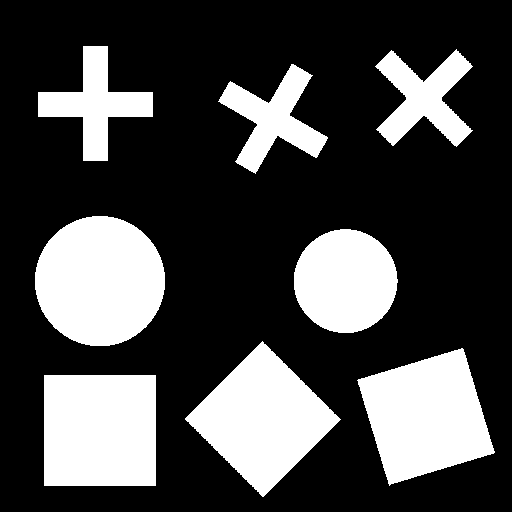
%> input picture Lab12/shapes.png, 512 x 512 px
$ octave zadanie3.m   (GNU Octave 9; MATLAB toolbox functions it lacks are replaced by stand-ins)
%> lines starting %> are read from the running program, lines starting %| are printed output that depends on the picture; in (x1, y1, x2, y2) boxes, pixels count from 0 and x2, y2 are one past the last pixel; in counts of white or black regions, pixels touching at a corner belong together; the program's own positions count from 1
### Lab12/obliczWspolczynniki.m
%% Tomasz Kryjak
% Laboratorium Biocybernetyki
% Obliczanie wspolczynnikow ksztaltu - dla obrazu poindeksowanego

% Wejscie
% - obraz - poindeksowany obraz
% Wyjscie
% - wspolczyniki - dla kazdego obiektu  seria wspolczynnikow - kolejne
% kolumny : - Compacntess, Rmin/Rmax/ Blair-Bliss, Haralick, M7


function [ wspolczynniki ] = obliczWspolczynniki( obraz )

    %% Ile obiektow na obrazie ...
    % Zalozenie o dobrej indeksacji
    ileObiektow = max(obraz(:));

    % Wyznacznie parametrow z obiektu
    res = regionprops(obraz,'Area','BoundingBox','Image');

    % Macierz na wspolczynniki
    wspolczynniki = zeros(ileObiektow,5);

    % Kontenery na wspolczynniki
    Compactness = zeros(ileObiektow,1);
    rMinrMax = zeros(ileObiektow,1);
    BlairBliss = zeros(ileObiektow,1);
    Haralick = zeros(ileObiektow,1);
    M7 = zeros(ileObiektow,1);


    for i=1:ileObiektow
        %% Wyznaczanie wspolczynnika compactness
        S = res(i).Area;
        bb = res(i).BoundingBox;

        Compactness(i) = S / ((bb(3)*bb(4)));

        %% Wyznaczanie wspolczynnika rmin / rmax


        obiekt = res(i).Image;
        srodekCiezkosci = regionprops(obiekt,'Centroid');
        srodekCiezkosci=srodekCiezkosci.Centroid;

        kontur = bwperim(obiekt,8);

        ilePikseliNaKonturze = sum(kontur(:));

        odlOdSrodkaCiezkosci = zeros(ilePikseliNaKonturze,1);

        % Licznik po pikseleach konturu (odresowanie tablicy odleglosci)
        liczKontur=1;

        %% Do BB
        sumaOdlegosciOdSrCiezkosci = 0;
        mianownikaHaralicka = 0;
        [X Y] = size(kontur);

        %% Do M7
        m00 = S;
        M02 = 0;
        M20 = 0;
        M11 = 0;

        %% Iteracja po obrazku
        for xx=1:X
            for yy=1:Y

                %% Dotyczy Rmin/Rmax
                if (kontur(xx,yy) == 1 )
                   odlOdSrodkaCiezkosci(liczKontur) =  sqrt( (xx-srodekCiezkosci(1)) ^2 + (yy-srodekCiezkosci(2)) ^2 );
                   % Haralick
                   mianownikaHaralicka = mianownikaHaralicka + odlOdSrodkaCiezkosci(liczKontur)^2;
                   liczKontur = liczKontur +1;
                end


                %% Dotyczy Blaira-Bilissa
                if (obiekt(xx,yy) == 1 )
                    sumaOdlegosciOdSrCiezkosci = sumaOdlegosciOdSrCiezkosci + sqrt( (xx-srodekCiezkosci(1)) ^2 + (yy-srodekCiezkosci(2)) ^2 );

                end

                %% Dotyczy M7

                % M02 M20 i M11
                if (obiekt(xx,yy) == 1 )
                   M02 = M02 + (yy - srodekCiezkosci(2))^2;
                   M20 = M20 + (xx - srodekCiezkosci(1))^2;
                   M11 = M11 + (xx - srodekCiezkosci(1))*(yy - srodekCiezkosci(2));

                end


            end
        end

        Rmin = min(odlOdSrodkaCiezkosci);
        Rmax = max(odlOdSrodkaCiezkosci);

        rMinrMax(i) = sqrt(Rmin/Rmax);

        %% Blair - Bliss

        BlairBliss(i) = S / sqrt(2*pi*sumaOdlegosciOdSrCiezkosci);

        %% Haralick

        % Licznik
        licznikH = sum(odlOdSrodkaCiezkosci)^2;
        % Mianownik
        mianownikH = ilePikseliNaKonturze * mianownikaHaralicka -1;

        Haralick(i) = sqrt(licznikH/mianownikH);

        %% M7
        % Normalizacja
        N02 = M02 / m00^2;
        N20 = M20 / m00^2;
        N11 = M11 / m00^2;

        M7(i) = N20*N02 - N11^2;

        % Przypisanie wspolczynnikow...
        wspolczynniki(i,1) = Compactness(i);
        wspolczynniki(i,2) = rMinrMax(i);
        wspolczynniki(i,3) = BlairBliss(i);
        wspolczynniki(i,4) = Haralick(i);
        wspolczynniki(i,5) = M7(i);

    end


end

### Lab12/zadanie3.m
%Mikołaj Ogarek

%przygotowanie
clear;
clc;
close all;

%wczytanie
image = imread('shapes.png');
%> image: size 512x512 logical; 28% white; 8 white regions

%% shapes.png

labeled = bwlabel(image, 4);
%> labeled: size 512x512 double; 9 distinct labels, from 0 to 8

coefs = obliczWspolczynniki(labeled);
%> in obliczWspolczynniki, `ileObiektow = max(obraz(:));`: ileObiektow = 8
%> in obliczWspolczynniki, `res = regionprops(obraz,'Area','BoundingBox','Image');`: res = 8 regions; box (x1, y1, x2, y2) and Area: (35, 216, 165, 346) 13293, (44, 375, 156, 486) 12432, (185, 341, 341, 497) 12212, (357, 348, 495, 486) 12194, (294, 229, 398, 333) 8447, (38, 46, 153, 161) 5125, (218, 64, 328, 174) 4857, (375, 49, 473, 147) 4840
%> the loop in obliczWspolczynniki, `for i=1:ileObiektow` made 8 passes
%> (S, bb, srodekCiezkosci, ilePikseliNaKonturze, X, Y, m00, Rmin) on passes 2 to 8: (5125, [38.5 46.5 115 115], [58 58.44], 456, 115, 115, 5125, 15.96), (12432, [44.5 375.5 112 111], [56.5 56], 442, 111, 112, 12432, 54.5), (12212, [185.5 341.5 156 156], [78.29 78.71], 618, 156, 156, 12212, 52.75), (4857, [218.5 64.5 110 110], [56.07 55.61], 609, 110, 110, 4857, 16.09), (8447, [294.5 229.5 104 104], [52.1 52.66], 412, 104, 104, 8447, 49.66), (12194, [357.5 348.5 138 138], [69.53 68.98], 546, 138, 138, 12194, 53.58), (4840, [375.5 49.5 98 98], [49.84 49.66], 627, 98, 98, 4840, 15.84)
%> (S, bb, srodekCiezkosci, ilePikseliNaKonturze, X, Y, m00, Rmin) on pass 1: (13293, [35.5 216.5 130 130], [65.48 65.62], 516, 130, 130, 13293, 63.4)
%> after the loop in obliczWspolczynniki, `for i=1:ileObiektow`: BlairBliss = [6.98; 5; 6.81; 6.78; 4.9; 6.24; 6.78; 4.89]; Compactness = [0.787; 0.388; 1; 0.502; 0.401; 0.781; 0.64; 0.504]; Haralick = [1; 0.949; 0.994; 0.994; 0.948; 1; 0.994; 0.948]; M7 = [0.00633; 0.0157; 0.00695; 0.00695; 0.0165; 0.00634; 0.00695; 0.0166]; odlOdSrodkaCiezkosci = 627 values, max 58.58 at index 1, min 15.84 at index 257, mean 40.32; rMinrMax = [0.986; 0.521; 0.831; 0.824; 0.522; 0.972; 0.829; 0.52]; wspolczynniki = [0.787 0.986 6.98 1 0.00633; 0.388 0.521 5 0.949 0.0157; 1 0.831 6.81 0.994 0.00695; 0.502 0.824 6.78 0.994 0.00695; 0.401 0.522 4.9 0.948 0.0165; 0.781 0.972 6.24 1 0.00634; 0.64 0.829 6.78 0.994 0.00695; 0.504 0.52 4.89 0.948 0.0166]
%> coefs has the same summary as wspolczynniki in obliczWspolczynniki

figure;
imshow(labeled);
title('labeled');

%ponumeruj
r = regionprops(labeled, 'Centroid');
%> r = 8 regions; Centroid: [100.5 281.6], [96 104.4], [100.5 431], [263.3 419.7], [274.1 119.6], [346.1 281.7], [426.5 417], [424.8 98.7]
for i=1:length(r)
    text(r(i).Centroid(1), r(i).Centroid(2), ['\color{magenta}', num2str(i)]);
end
%> this loop made 8 passes
%> figure, not shown here; its title reads 'labeled'

[height, width] = size(labeled);
%> height = 512; width = 512

%eliminacja niepożądanych obiektów
for y=1:height
    for x=1:width
        pixel = labeled(y,x); % obliczanie srodka ciezkosci
        if (pixel ~= 0 && ~(coefs(pixel, 2) > 0.38 && coefs(pixel, 2) < 0.53))
            labeled(y,x) = 0;
        end
    end
end
%> labeled: size 512x512 double; 4 distinct labels, from 0 to 8

figure;
imshow(labeled);

%% czyszczenie

image = imread('shapesReal.png');
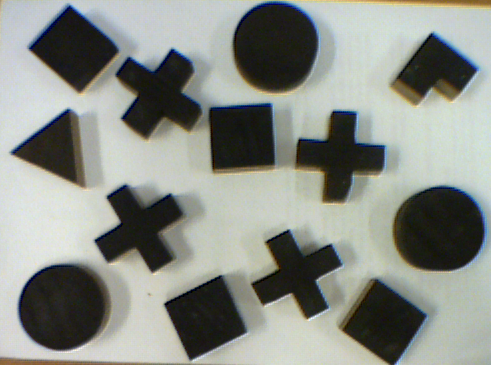
%> input picture Lab12/shapesReal.png, 491 x 365 px
%> image is the input picture: size 365x491x3 uint8; mean R, G, B 137.6, 141.5, 134.6

figure;
imshow(image);

% binaryzacja
image = im2bw(image, 0.21);
%> image: size 365x491 logical; 70.9% white; 18 black regions (5 under 20 px), largest, box (x1, y1, x2, y2) and area: (397, 187, 484, 270) 5782, (19, 265, 105, 349) 5643, (234, 3, 317, 90) 5619

% czyszczenie krawedzi
image = imerode(image, strel('rectangle', [2, 2]));
%> image: size 365x491 logical; 69.5% white; 13 black regions, largest, box (x1, y1, x2, y2) and area: (394, 186, 484, 270) 6012, (18, 264, 105, 349) 5816, (233, 2, 317, 90) 5793
image = not(image);
image = imclearborder(image);
%> image: size 365x491 logical; 28.3% white; 12 white regions

figure;
imshow(image);

%% shapesReal.png
labeled = bwlabel(image, 4);
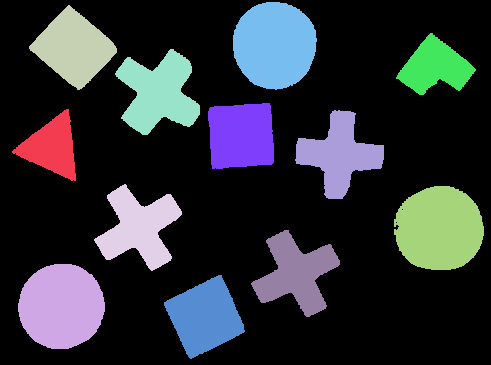
%> labeled: size 365x491 double; 13 distinct labels, from 0 to 12; one colour per label, 0 black

coefs = obliczWspolczynniki(labeled);
%> in obliczWspolczynniki (call 2), `ileObiektow = max(obraz(:));`: ileObiektow = 12
%> in obliczWspolczynniki (call 2), `res = regionprops(obraz,'Area','BoundingBox','Image');`: res = 12 regions; largest, box (x1, y1, x2, y2) and Area: (394, 186, 484, 270) 6012, (18, 264, 105, 349) 5816, (233, 2, 317, 90) 5793, (115, 49, 200, 135) 4341, (29, 5, 117, 90) 4048
%> the loop in obliczWspolczynniki (call 2), `for i=1:ileObiektow` made 12 passes
%> (S, bb, srodekCiezkosci, ilePikseliNaKonturze, X, Y, m00, Rmin) on passes 1 to 10: (2384, [12.5 109.5 64 72], [40.33 38.73], 274, 72, 64, 2384, 18.37), (5816, [18.5 264.5 87 85], [43.95 42.9], 340, 85, 87, 5816, 40.24), (4048, [29.5 5.5 88 85], [45.45 43.57], 342, 85, 88, 4048, 26.25), (3955, [94.5 184.5 88 87], [45.54 44.2], 450, 87, 88, 3955, 18.07), (4341, [115.5 49.5 85 86], [44.1 44.54], 440, 86, 85, 4341, 21.46), (4041, [164.5 275.5 81 84], [41.46 42.39], 326, 84, 81, 4041, 29.66), (3889, [208.5 103.5 66 66], [33.72 33.34], 264, 66, 66, 3889, 29.82), (5793, [233.5 2.5 84 88], [42.13 43.66], 342, 88, 84, 5793, 39.14), (3860, [251.5 230.5 89 87], [45.74 44.13], 436, 87, 89, 3860, 17.12), (3856, [295.5 110.5 89 89], [44.83 45.07], 370, 89, 89, 3856, 19.05)
%> pass 1, in obliczWspolczynniki (call 2), `obiekt = res(i).Image;`:
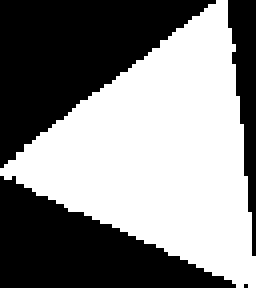
%> obiekt: size 72x64 logical (shown 4 times larger); 51.7% white; 4 black regions (1 under 20 px), largest, box (x1, y1, x2, y2) and area: (0, 0, 54, 42) 1129, (0, 44, 59, 72) 857, (57, 0, 64, 64) 237
%> pass 1, in obliczWspolczynniki (call 2), `kontur = bwperim(obiekt,8);`:
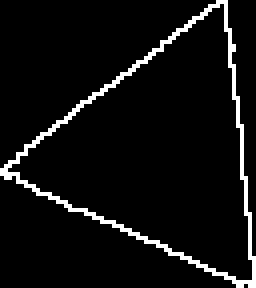
%> kontur: size 72x64 logical (shown 4 times larger); 5.9% white in thin lines or dots
%> after the loop in obliczWspolczynniki (call 2), `for i=1:ileObiektow`: BlairBliss = [4.39; 5.68; 5.13; 4.89; 5.08; 5.14; 5.09; 5.67; 4.85; 4.89; 5.71; 4.42]; Compactness = [0.517; 0.786; 0.541; 0.517; 0.594; 0.594; 0.893; 0.784; 0.499; 0.487; 0.795; 0.54]; Haralick = [0.976; 1; 0.993; 0.97; 0.977; 0.994; 0.994; 0.999; 0.969; 0.972; 0.998; 0.964]; M7 = [0.00928; 0.00636; 0.007; 0.0106; 0.00923; 0.00693; 0.00694; 0.00641; 0.0107; 0.01; 0.00651; 0.00977]; odlOdSrodkaCiezkosci = 304 values, max 45.58 at index 146, min 10.42 at index 187, mean 29.32; rMinrMax = [0.651; 0.942; 0.767; 0.616; 0.672; 0.81; 0.828; 0.92; 0.601; 0.647; 0.886; 0.478]; wspolczynniki = 12 rows, first 8: [0.517 0.651 4.39 0.976 0.00928; 0.786 0.942 5.68 1 0.00636; 0.541 0.767 5.13 0.993 0.007; 0.517 0.616 4.89 0.97 0.0106; 0.594 0.672 5.08 0.977 0.00923; 0.594 0.81 5.14 0.994 0.00693; 0.893 0.828 5.09 0.994 0.00694; 0.784 0.92 5.67 0.999 0.00641]
%> coefs has the same summary as wspolczynniki in obliczWspolczynniki

figure;
imshow(labeled);
title('labeled');

%ponumeruj
r = regionprops(labeled, 'Centroid');
%> r = 12 regions; first 5, Centroid: [52.3 147.7], [61.9 306.9], [74.4 48.6], [139.5 228.2], [159.1 93.5]
for i=1:length(r)
    text(r(i).Centroid(1), r(i).Centroid(2), ['\color{magenta}', num2str(i)]);
end
%> this loop made 12 passes
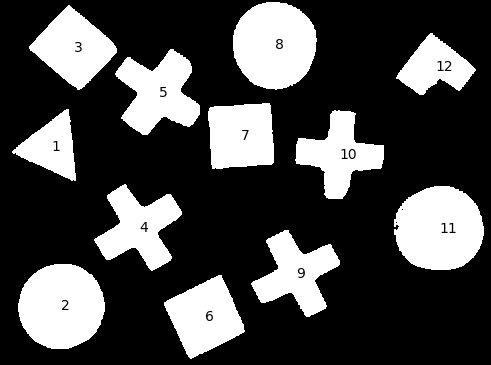
%> figure redrawn from the program's plot data; its title reads 'labeled'

[height, width] = size(labeled);
%> height = 365; width = 491

%eliminacja niepożądanych obiektów
for y=1:height
    for x=1:width
        pixel = labeled(y,x); % obliczanie srodka ciezkosci
        if (pixel ~= 0 && ~(coefs(pixel,2) > 0.6 && coefs(pixel,2) < 0.68 && coefs(pixel, 3) > 4.5))
            labeled(y,x) = 0;
        end
    end
end
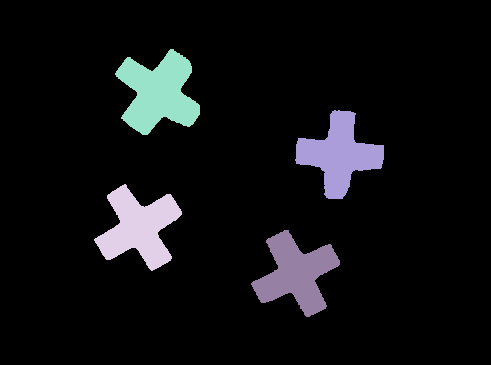
%> labeled: size 365x491 double; 5 distinct labels, from 0 to 10; one colour per label, 0 black

%wyświetl
figure;
imshow(labeled);
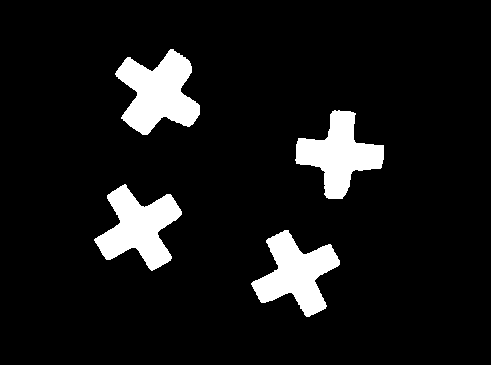
%> displayed picture: size 365x491, on the screen's scale of 0 to 255; 8.9% white; 4 white regions, box (x1, y1, x2, y2) and area: (115, 49, 200, 135) 4341, (94, 184, 182, 271) 3955, (251, 230, 340, 317) 3860, (295, 110, 384, 199) 3856
